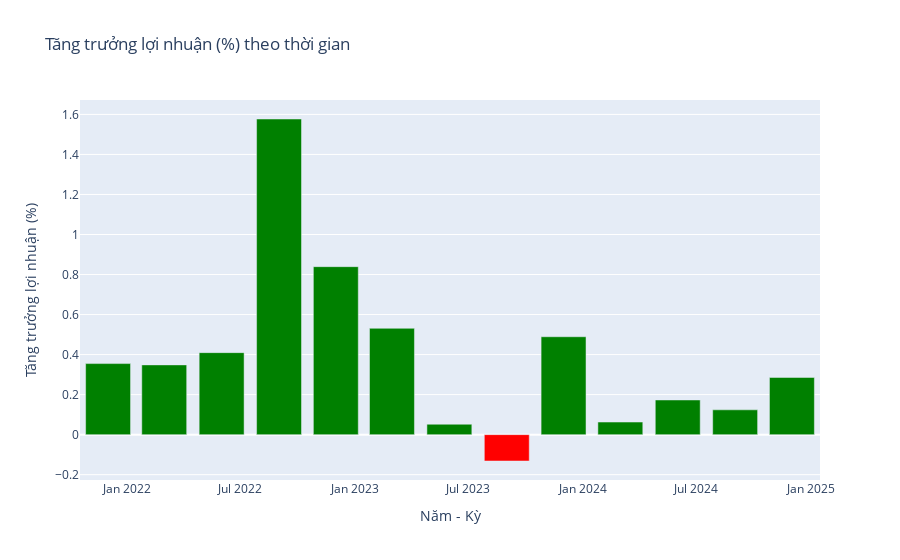

The code cell stored with this chart in its notebook:
### Markdown cell above
Theo biểu đồ tăng trưởng doanh thu, ta thấy:
- Từ đầu năm 2022 - 2023, tăng trưởng doanh thu luôn dương. Trong đó, quý 2 năm 2023 tăng trưởng doanh thu đạt đỉnh.
- Trong năm 2022 - quý 2 2023, tăng trưởng doanh thu cao nhưng ổn định.
- Từ quý 2 năm 2023, tăng trưởng doanh thu có xu hướng giảm. Và bắt đầu tăng trưởng âm vào năm 2024, trong đó đạt đáy vào quý 2 2024. Sau đó tăng trưởng doanh thu có dấu hiệu phục hồi.

### Code cell
fig = go.Figure()

fig.add_trace(go.Bar(
    x=bid_kqkd["Năm"].astype(str) + "-" + bid_kqkd["Tháng"].astype(str),
    y=bid_kqkd["Tăng trưởng lợi nhuận (%)"],
    marker_color=["green" if val > 0 else "red" for val in bid_kqkd["Tăng trưởng lợi nhuận (%)"]]
))

fig.update_layout(
    title="Tăng trưởng lợi nhuận (%) theo thời gian",
    xaxis_title="Năm - Kỳ",
    yaxis_title="Tăng trưởng lợi nhuận (%)"
)

fig.show()

### Figure 1 — Plotly figure (JSON) as saved in the notebook; plotly's stock layout.template omitted (floating-point values rounded to 4 significant figures)
{"data": [{"marker": {"color": ["green", "green", "green", "green", "green", "red", "green", "green", "green", "green", "green", "green", "green"]}, "type": "bar", "x": ["2024-12", "2024-9", "2024-6", "2024-3", "2023-12", "2023-9", "2023-6", "2023-3", "2022-12", "2022-9", "2022-6", "2022-3", "2021-12"], "y": [0.2858, 0.124, 0.1732, 0.06294, 0.4892, -0.1317, 0.05201, 0.5313, 0.8393, 1.577, 0.4097, 0.3486, 0.355]}], "layout": {"title": {"text": "Tăng trưởng lợi nhuận (%) theo thời gian"}, "xaxis": {"title": {"text": "Năm - Kỳ"}}, "yaxis": {"title": {"text": "Tăng trưởng lợi nhuận (%)"}}}}
